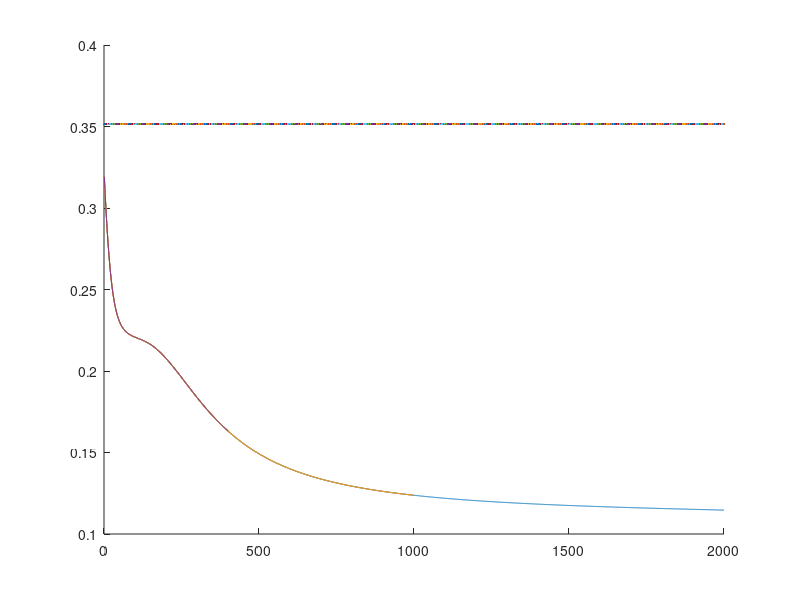

The MATLAB source for this figure:
% T. Hoque: Here we are solving our popular Cancer{Benign, Malignant} toy problem using ANN {Back_Prop based}
% Layer_node information: L=[2 2 2 2], you can chance to see the effect.


% ///////////////////////////////////////////////// Training Section ////////////////////////////////////////////////
% ////////// initialization

L=[4 3 3];   % // Defining the layers: Total of 4 layers, # of nodes are 2, 2, 2, 2 respectively from input to output layer
alpha = 0.2;   % //usually alpha > 0, ranging from 0.1 to 1
target_mse=0.0001 % // one of the exit condition
Max_Epoch=2000   % // one of the exit condition
Min_Error=Inf
Min_Error_Epoch=-1
epoch=0;       % // 1 epoch => One forward and backward sweep of the net for each training sample 
mse =Inf;      % // initializing the Mean Squared Error with a very large value.
Err=[];
Epo=[];
acc = 0;
acc_max = 0;

% ////////// load datasets
X = importdata('train_X.txt'); % // contains features: Column1: x1 (size) and Column2: x2 (age)
Y = importdata('train_Y.txt'); % // Target Output 
[Nx,P]=size(X); % // Nx = # of sample in X, P= # of feature in X
[Ny,K]=size(Y); % // Ny = # of target output in Y, K= # of class for K classes when K>=3 otherwise, K=2 in this binary case now

% Optional: Since input and output are kept in different files, it is better to verify the loaded sample size/dimensions.
if Nx ~= Ny 
      error ('The input/output sample sizes do not match');
end


% Optional
if L(1) ~= P
       error ('The number of input nodes must be equal to the size of the features')' 
end 

% Optional
if L(end) ~= K
       error ('The number of output node should be equal to K')' 
end 


B=cell(length(L)-1,1);  % forming the number of Beta/weight matrix needed in between the layers

for i=1:length(L)-1        % Assign uniform random values in [-0.7, 0.7] 
      B{i} =[1.4.*rand(L(i)+1,L(i+1))-0.7];	
end 

%Let us allocate places for Term, T 
T=cell(length(L),1);
for i=1:length(L)
	T{i} =ones (L(i),1);
end


%Let us allocate places for activation, i.e., Z
Z=cell(length(L),1);
for i=1:length(L)-1
	Z{i} =zeros (L(i)+1,1); % it does not matter how do we initialize (with '0' or '1', or whatever,) this is fine!
end
Z{end} =zeros (L(end),1);  % at the final layer there is no Bias unit

%Let us allocate places for error term delta, d
d=cell(length(L),1);
for i=1:length(L)
	d{i} =zeros (L(i),1);
end
			

Z{1} = [X ones(Nx, 1)]';  
Y=Y';   	   
  

while ((mse > target_mse) && (epoch < Max_Epoch))   
 
  CSqErr=0; 		
      % // forward propagation 
      for i=1:length(L)-1
       	     T{i+1} = B{i}' * Z{i};
            
             if (i+1)<length(L)
               Z{i+1}=[(1./(1+exp(-T{i+1}))); ones(Nx,1)'];
             else  
               Z{i+1}=(1./(1+exp(-T{i+1}))); 
             end 
       end  

         
      CSqErr= CSqErr+sum(sum(((Y-Z{end}).^2),1));   
      CSqErr = CSqErr/L(end);  % Normalizing the Error based on the number of output Nodes

     % // Compute error term delta 'd' for each of the node except the input unit
     % // -----------------------------------------------------------------------
         d{end}=(Z{end}-Y).*Z{end}.*(1-Z{end}); % // delta error term for the output layer.

         for i=length(L)-1:-1:2 
               W=Z{i}(1:end-1,:).*(1-Z{i}(1:end-1,:)); D= d{i+1}';
               for m = 1:Nx                             
                   d{i}(:,m)=W(:,m).*sum((D(m,:).*B{i}(1:end-1,:)),2);  % // sum(A, 2) => row wise sum of matrix A
               end
         end              
       
      % // Now we will update the parameters/weights
      for i=1:length(L)-1 
                W = Z{i}(1:end-1,:);   V1 = zeros(L(i),L(i+1));   V2 = zeros(1,L(i+1));    D = d{i+1}';
           for m = 1:Nx
                V1 = V1 + (W(:,m)*D(m,:));   V2 = V2 + D(m,:);     
           end 
          
           B{i}(1:end-1,:)=B{i}(1:end-1,:)-(alpha/Nx).*V1;             
           B{i}(end,:) = B{i}(end,:)-(alpha/Nx).*V2;  			
       end 
     
  
    CSqErr= (CSqErr) /(Nx);        % //Average error of N sample after an epoch 
    mse=CSqErr;
    epoch  = epoch+1;
    
    Err = [Err mse];
    Epo = [Epo epoch];   


    if mse < Min_Error
	    Min_Error=mse;
      Min_Error_Epoch=epoch;
    end 
					    	
 end % //while_end

      Min_Error
      Min_Error_Epoch 

%//=============================================================================================================================
%//The NN Node and structure needs to be saved, i.e. save L
    L
	
%// Now the predicted weight B with least error should be saved in a file to be loaded and to be used for test set/new prediction

  for i=1:max(size(B))
     B{i}
  end 
  
%plot epoch versus error graph
hold on;
plot (Epo,Err)  % plot based on full epoch
plot (Epo(1:1000),Err(1:1000))
plot (Epo(1:400),Err(1:400))  
%title ("FCV 1 Training Gamma=0.33");


%// ================================================================================================================
% ///////////////////////////////////////////////// Test Section ////////////////////////////////////////////////
% // Here I will be using the last B computed to demo test data to classify but you should save and use best B. 
% // Feed forward part will actually be used, assume test points: 1.(0.5,0.3) and 2.(5,4)
% // NOTE: For point (1) the output is expected to be close to zero
% //      For point (2) the output is expected to be close to one.


 X = importdata('test_X.txt');
 Y = importdata('test_Y.txt');
 [Ntest, q] = size(X);
 TestErr=0;
 testErrArr=[];
 acc = 0;

%// ====== Same (or similar) code as we used before for feed-forward part (see above)
  for j=1: Ntest		    % for loop #1		
      Z{1} = [X(j,:) 1]';   % Load Inputs with bias=1
      Yk   = Y(j,:)'; 	  % Load Corresponding Desired or Target output
      % // forward propagation 
      % //----------------------
      for i=1:length(L)-1
       	     T{i+1} = B{i}' * Z{i};
             if (i+1)<length(L)
               Z{i+1}=[(1./(1+exp(-T{i+1}))) ;1];
             else  
               Z{i+1}=(1./(1+exp(-T{i+1}))); 
             end 
      end  % //end of forward propagation 
       Z{end};
       [max_x, index_x] = max(Z{end});
       [max_y, index_y] = max(Yk);

       if index_x == index_y
        acc = acc+1;
       end

       TestErr = TestErr+sum(sum(((Yk-Z{end}).^2),1));   
   end 
 
 acc = acc/Ntest

TestErr= (TestErr) /(Ntest);   % //Average error of N sample after an epoch 
CSqErr = CSqErr/L(end);  % Normalizing the Error based on the number of output Nodes
mse=TestErr; 
testErrArr = [testErrArr mse];

Err = [Err mse];
Epo = [Epo epoch]; 

%===============================================================================================================
acc
mse

plot (Epo,testErrArr)  % plot based on full epoch
plot (Epo(1:1000),Err(1:1000))
plot (Epo(1:400),Err(1:400))  
hold off;
  
